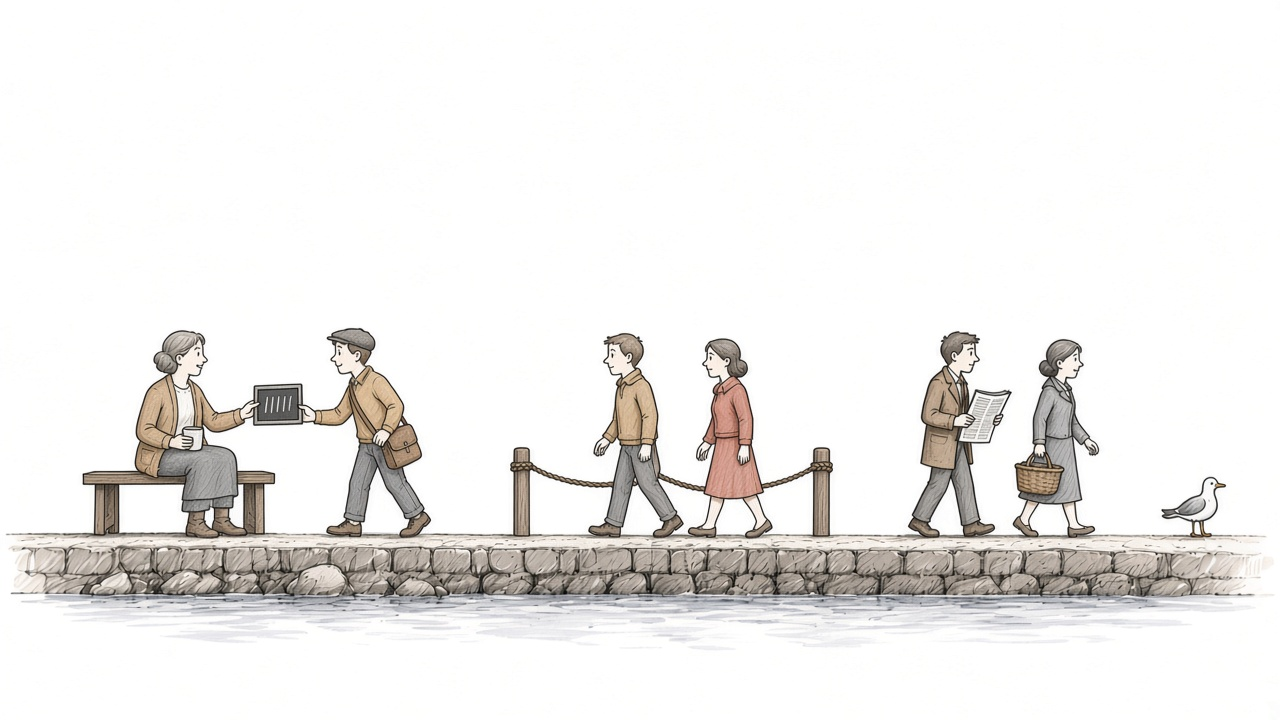
#> input picture src/assets/illustrations/footer-sources/feature-ai-agents.jpg, 1280 x 720 px
$ python footer-illustration-alpha.py ../src/assets/illustrations/footer-sources/feature-ai-agents.jpg ../src/assets/illustrations/footer-sources/feature-bot-filtering.jpg 1.0 1.0 5 3
#> lines starting #> are read from the running program, lines starting #| are printed output that depends on the picture
"""
Turn a single-ink engraving on flat white into a transparent alpha mask.

The footer uses the result as a CSS mask-image, so the ink color comes from a
theme token (bg-foreground, bg-brand, ...). Ink darkness becomes alpha; the
white paper becomes fully transparent. The image is cropped to a wide ratio
(default 3:1, pass e.g. 2 for 2:1), keeping the bottom and dropping the sky.

Usage:
  python3 scripts/footer-illustration-alpha.py \
    src/assets/illustrations/footer-sources/kobbaklintar.png /tmp/kobbaklintar.png \
    [ratio] [trim] [ink] [scale] [mode]

  ratio  width:height to crop to, default 3 (3:1). Pass 1.7778 to keep 16:9.
  trim   fraction cut from the left, right and bottom before cropping, e.g.
         0.06. Generated drawings tend to fade into white at the edges;
         trimming turns that into a hard full-bleed cut.
  ink    ink darkness (0-255, inverted luminance) that counts as fully
         opaque, default 255. Lower values (e.g. 170) make hatching solid
         ink instead of a gray wash; use with full-opacity bg-foreground.
  scale  integer upscale factor, default 1. Generated drawings are ~1280px
         wide; 2 gives a 2560px mask for retina. Lanczos plus the ink
         threshold keeps line edges crisp instead of soft.
  mode   `alpha` (default) writes a transparent PNG for `mask-alpha`. `lum`
         writes a grayscale PNG for `mask-luminance`; encode it with plain
         `cwebp -q 70` (no -alpha_q), which is much smaller at 2x.

Production pipeline (used for scene-harbour): Lanczos `scale` only smooths
the 1280px source, so for the final masks upscale with Real-ESRGAN first,
then threshold at 2560:

  realesrgan-ncnn-vulkan -i footer-sources/scene-x.png -o /tmp/x4.png \
    -n realesrgan-x4plus-anime -s 4
  python3 -c "from PIL import Image; Image.open('/tmp/x4.png').convert('L') \
    .resize((2560, 1440), Image.LANCZOS).save('/tmp/x2560.png')"
  python3 scripts/footer-illustration-alpha.py /tmp/x2560.png /tmp/x-lum.png \
    2 0 170 1 lum
  cwebp -q 70 /tmp/x-lum.png -o src/images/illustrations/scene-x.webp

The anime model separates merged hatching better than realesrgan-x4plus.
Binary: github.com/xinntao/Real-ESRGAN/releases (ncnn-vulkan, macOS).
  cwebp -q 82 -alpha_q 100 -exact /tmp/kobbaklintar.png \
    -o src/images/illustrations/kobbaklintar.webp

Requires Pillow (python3 -m pip install pillow) and cwebp (brew install webp).
"""

import sys

from PIL import Image, ImageFilter, ImageOps

src, dst = sys.argv[1], sys.argv[2]
ratio = float(sys.argv[3]) if len(sys.argv) > 3 else 3.0
trim = float(sys.argv[4]) if len(sys.argv) > 4 else 0.0
ink = int(sys.argv[5]) if len(sys.argv) > 5 else 255
scale = int(sys.argv[6]) if len(sys.argv) > 6 else 1
mode = sys.argv[7] if len(sys.argv) > 7 else "alpha"
im = Image.open(src).convert("L")
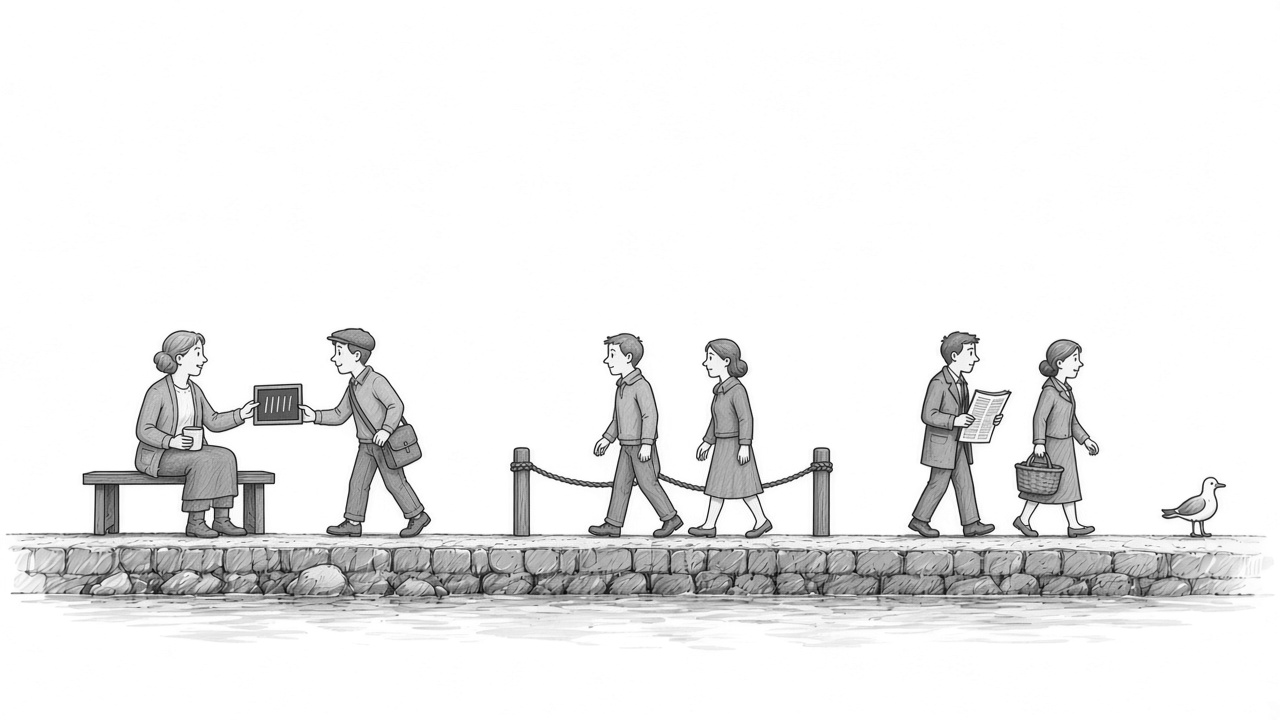
#> im: PIL image 1280x720 L; min 1, max 255, mean 236.6

if scale > 1:
    im = im.resize((im.width * scale, im.height * scale), Image.LANCZOS)
#> im: PIL image 3840x2160 L
    im = im.filter(ImageFilter.UnsharpMask(radius=1.5, percent=120, threshold=2))

# Trim the faded margins on the left, right and bottom.
if trim:
    w, h = im.size
#> w = 3840; h = 2160
#> (the run stopped early here; a loop or call above may not have finished)
